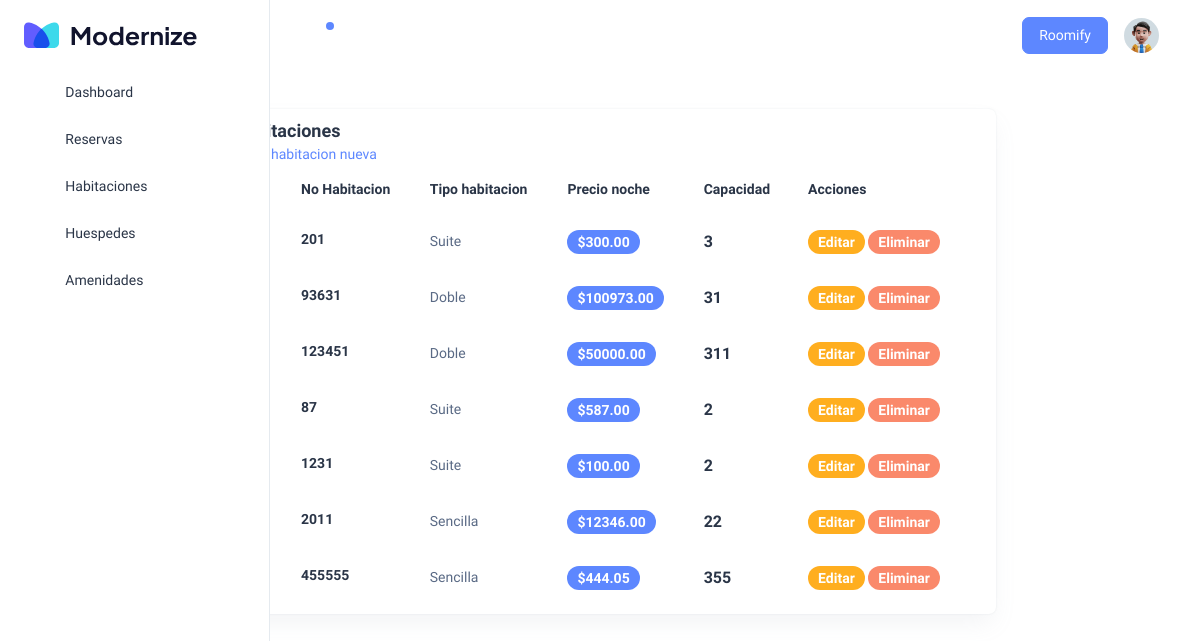
/programas/rooms/index22.php, run on the app's committed database.
### tables this page shows
CREATE TABLE `habitaciones` (
  `id_habitacion` int(11) NOT NULL,
  `tipo_habitacion_id` int(11) DEFAULT NULL,
  `numero_habitacion` varchar(100) DEFAULT NULL,
  `detalle_habitacion` varchar(100) DEFAULT NULL,
  `disponibilidad_habitacion` enum('disponible','reservada','limpieza') DEFAULT NULL,
  `capacidad_habitacion` int(11) DEFAULT NULL,
  `costo_habitacion` decimal(10,2) DEFAULT NULL
);

CREATE TABLE `tipos_habitacion` (
  `id_tipo_habitacion` int(11) NOT NULL,
  `tipo_habitacion` varchar(50) DEFAULT NULL,
  `num_camas` int(11) DEFAULT NULL,
  `descripcion_tipo_habitacion` varchar(100) DEFAULT NULL
);

### programas/rooms/index22.php (the view, shortened to what this page needs)
<?php
include("../../conexion.php");
$sentencia = $conexion->prepare("SELECT h.id_habitacion, h.numero_habitacion, tp.tipo_habitacion, h.capacidad_habitacion, h.costo_habitacion
            FROM habitaciones h
            JOIN tipos_habitacion  tp ON tp.id_tipo_habitacion = h.tipo_habitacion_id;
");
$sentencia->execute();
$resultado_habitaciones = $sentencia->fetchAll(PDO::FETCH_ASSOC);
?>
<!DOCTYPE html>
<html lang="en">
<head>
    <link rel="stylesheet" href="../../assets/css/styles.min.css" />
    <script src="https://cdn.tailwindcss.com"></script>
</head>
<body>
<?php require '../../partials/index.php' ?>
<div class="container-content">
    <div class="row d-flex justify-content-center">
        <div class="col-lg-8 d-flex align-items-stretch">
            <div class="card w-100">
                <div class="card-body py-2">
                    <a  class="card-title fw-semibold mb-4">Habitaciones</a>
                    <div class="table-responsive">
                        <div class="btn-create">
                            <a href="./crear.php">Crear habitacion nueva</a>
                        </div>
                        <table class="table text-nowrap mb-0 align-middle">
                            <thead class="text-dark fs-4">
                                <tr>
                                    <th class="border-bottom-0">
                                        <h6 class="fw-semibold mb-0">Id</h6>
                                    </th>
                                    <th class="border-bottom-0">
                                        <h6 class="fw-semibold mb-0">No Habitacion</h6>
                                    </th>
                                    <th class="border-bottom-0">
                                        <h6 class="fw-semibold mb-0">Tipo habitacion</h6>
                                    </th>
                                    <th class="border-bottom-0">
                                        <h6 class="fw-semibold mb-0">Precio noche</h6>
                                    </th>
                                    <th class="border-bottom-0">
                                        <h6 class="fw-semibold mb-0">Capacidad</h6>
                                    </th>
                                    <th class="border-bottom-0">
                                        <h6 class="fw-semibold mb-0">Acciones</h6>
                                    </th>
                                </tr>
                            </thead>
                            <tbody>
                                <?php foreach ($resultado_habitaciones as $key => $value) { ?>
                                    <td class="border-bottom-0">
                                        <h6 class="fw-semibold mb-0"><?php echo $value["id_habitacion"] ?></h6>
                                    </td>
                                    <td class="border-bottom-0">
                                        <h6 class="fw-semibold mb-1"><?php echo $value["numero_habitacion"] ?></h6>
                                    </td>
                                    <td class="border-bottom-0">
                                        <p class="mb-0 fw-normal"><?php echo $value["tipo_habitacion"] ?></p>
                                    </td>
                                    <td class="border-bottom-0">
                                        <div class="d-flex align-items-center gap-2">
                                            <span
                                                class="badge bg-primary rounded-3 fw-semibold">$<?php echo $value["costo_habitacion"] ?></span>
                                        </div>
                                    </td>
                                    <td class="border-bottom-0">
                                        <h6 class="fw-semibold mb-0 fs-4"><?php echo $value["capacidad_habitacion"] ?></h6>
                                    </td>
                                    <td class="border-bottom-0">
                                        <a href="editar.php?txtID=<?php echo $value["id_habitacion"] ?>" name="" id=""
                                            class="badge bg-warning rounded-3 fw-semibold">Editar</a>
                                        <a href="index.php?txtID=<?php echo $value["id_habitacion"] ?>" name="" id=""
                                            class="badge bg-danger rounded-3 fw-semibold">Eliminar</a>
                                    </td>
                                <?php } ?>
                            </tbody>
                        </table>
                    </div>
                </div>
            </div>
        </div>
    </div>
    </div>
</body>
</html>

### data on the page
habitaciones: numero_habitacion "201", tipo_habitacion.tipo_habitacion "Suite", costo_habitacion "300.00", capacidad_habitacion "3"
habitaciones: numero_habitacion "93631", tipo_habitacion.tipo_habitacion "Doble", costo_habitacion "100973.00", capacidad_habitacion "31"
habitaciones: numero_habitacion "123451", tipo_habitacion.tipo_habitacion "Doble", costo_habitacion "50000.00", capacidad_habitacion "311"
habitaciones: numero_habitacion "87", tipo_habitacion.tipo_habitacion "Suite", costo_habitacion "587.00", capacidad_habitacion "2"
habitaciones: numero_habitacion "1231", tipo_habitacion.tipo_habitacion "Suite", costo_habitacion "100.00", capacidad_habitacion "2"
habitaciones: numero_habitacion "2011", tipo_habitacion.tipo_habitacion "Sencilla", costo_habitacion "12346.00", capacidad_habitacion "22"
habitaciones: numero_habitacion "455555", tipo_habitacion.tipo_habitacion "Sencilla", costo_habitacion "444.05", capacidad_habitacion "355"
